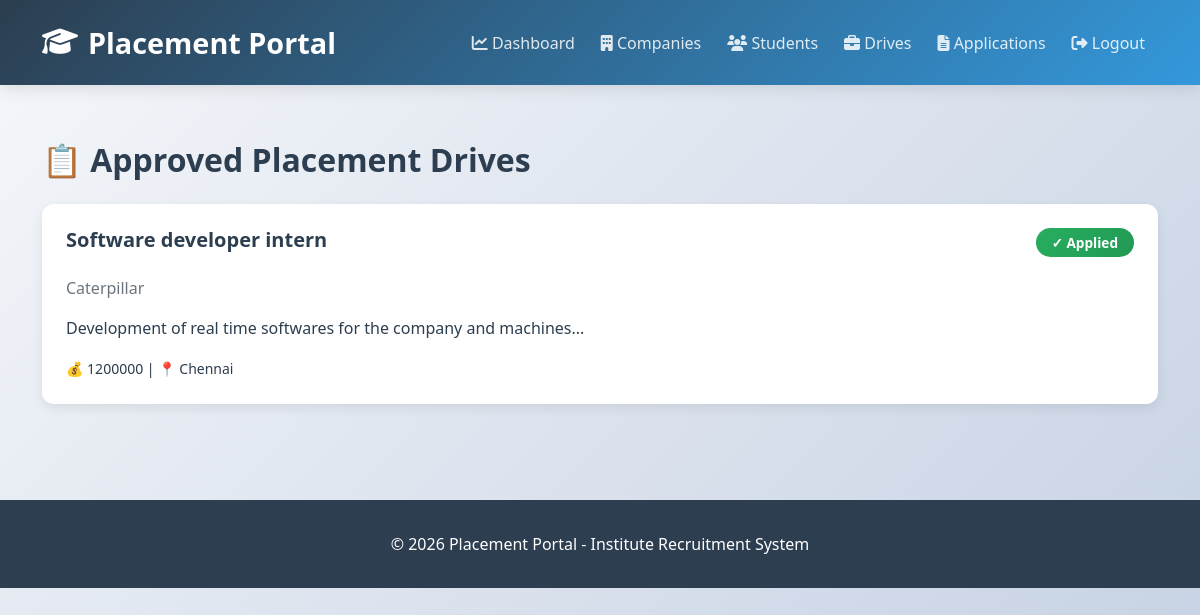
Page /student/drives (signed in) on the committed database.
### app/models.py (models this page shows, shortened)
class PlacementDrive(db.Model):
    __tablename__ = 'placement_drive'
    id = db.Column(db.Integer, primary_key=True)
    company_id = db.Column(db.Integer, db.ForeignKey('company.id'), nullable=False)
    job_title = db.Column(db.String(100), nullable=False)
    job_description = db.Column(db.Text, nullable=False)
    eligibility_criteria = db.Column(db.Text)
    salary = db.Column(db.String(50))
    location = db.Column(db.String(100))
    job_type = db.Column(db.String(50))  # Full-time, Internship, etc.
    application_deadline = db.Column(db.Date, nullable=False)
    status = db.Column(db.String(20), default='Pending')  # Pending, Approved, Closed, Rejected
    total_positions = db.Column(db.Integer, default=1)
    created_at = db.Column(db.DateTime, default=datetime.utcnow)
    approved_at = db.Column(db.DateTime)
    applications = db.relationship('Application', backref='drive', lazy=True, cascade='all, delete-orphan')

class Company(UserMixin, db.Model):
    __tablename__ = 'company'
    id = db.Column(db.Integer, primary_key=True)
    company_name = db.Column(db.String(100), nullable=False)
    email = db.Column(db.String(100), unique=True, nullable=False)
    password_hash = db.Column(db.String(200), nullable=False)
    hr_contact = db.Column(db.String(50), nullable=False)
    hr_phone = db.Column(db.String(15))
    website = db.Column(db.String(100))
    company_description = db.Column(db.Text)
    approval_status = db.Column(db.String(20), default='Pending')  # Pending, Approved, Rejected
    blacklist_status = db.Column(db.Boolean, default=False)
    created_at = db.Column(db.DateTime, default=datetime.utcnow)
    approved_at = db.Column(db.DateTime)
    user_type = 'company'  # Add this
    placement_drives = db.relationship('PlacementDrive', backref='company', lazy=True, cascade='all, delete-orphan')

### app/routes/student.py (the view)
@bp.route('/drives')
@login_required
@student_required
def view_drives():
    page = request.args.get('page', 1, type=int)
    student = Student.query.get(current_user.id)
    if not student:
        logout_user()
        return redirect(url_for('auth.login'))
    drives = PlacementDrive.query.filter_by(status='Approved').paginate(page=page, per_page=10)
    applied_drives = {app.drive_id for app in student.applications}
    return render_template('student/view_drives.html', drives=drives, applied_drives=applied_drives)

### app/__init__.py (called while the page is built, shortened)
@login_manager.user_loader
def load_user(user_id):
    from .models import Admin, Company, Student
    try:
        user_id_int = int(user_id)
    except (ValueError, TypeError):
        return None
    user = Admin.query.get(user_id_int)
    if user:
        return user

### app/routes/student.py (called while the page is built)
def student_required(f):
    from functools import wraps
    @wraps(f)
    def decorated_function(*args, **kwargs):
        if not current_user.is_authenticated:
            flash('Please login first', 'warning')
            return redirect(url_for('auth.login'))
        try:
            user = Student.query.get(current_user.id)
            if not user:
                logout_user()
                flash('❌ Student access required! Please login as a student.', 'danger')
                return redirect(url_for('auth.login'))
        except:
            logout_user()
            flash('❌ Error accessing student. Please login again.', 'danger')
            return redirect(url_for('auth.login'))
        return f(*args, **kwargs)
    return decorated_function

### app/templates/student/view_drives.html (shortened to what this page needs)
{% extends "layout.html" %}
{% block content %}
<h2 class="mb-4">📋 Approved Placement Drives</h2>
{% for drive in drives.items %}
<div class="card mb-3">
    <div class="card-body">
        <div class="row">
            <div class="col-md-8">
                <h5>{{ drive.job_title }}</h5>
                <p class="text-muted">{{ drive.company.company_name }}</p>
                <p>{{ drive.job_description[:150] }}...</p>
                <small>💰 {{ drive.salary or 'Not Disclosed' }} | 📍 {{ drive.location or 'TBD' }}</small>
            </div>
            <div class="col-md-4 text-end">
                {% if drive.id in applied_drives %}
                <span class="badge bg-success">✓ Applied</span>
                {% else %}
                <form method="POST" action="{{ url_for('student.apply_for_drive', drive_id=drive.id) }}">
                    <button type="submit" class="btn btn-primary">Apply</button>
                </form>
                {% endif %}
            </div>
        </div>
    </div>
</div>
{% endfor %}
{% endblock %}

### app/templates/layout.html (style rules this page uses)
:root { --primary-color: #2c3e50; --secondary-color: #3498db; --success-color: #27ae60; --danger-color: #e74c3c; --warning-color: #f39c12; --info-color: #16a085; --light-bg: #ecf0f1; --border-radius: 12px; }
* { margin: 0; padding: 0; box-sizing: border-box; }
body { background: linear-gradient(135deg, #f5f7fa 0%, #c3cfe2 100%); font-family: 'Segoe UI', Tahoma, Geneva, Verdana, sans-serif; min-height: 100vh; color: var(--primary-color); }
h2, h3, h4, h5 { color: var(--primary-color); font-weight: 700; margin-bottom: 1.5rem; }
.card { border: none; border-radius: var(--border-radius); box-shadow: 0 4px 12px rgba(0, 0, 0, 0.08); margin-bottom: 2rem; transition: all 0.3s ease; overflow: hidden; }
.card-body { padding: 1.5rem; }
.badge { padding: 0.5rem 1rem; border-radius: 20px; font-weight: 600; font-size: 0.85rem; text-transform: capitalize; }
.badge.bg-success { background: linear-gradient(135deg, #27ae60, #229954) !important; }
.card { animation: fadeIn 0.3s ease-out; }

### rows in the picture
PlacementDrive: job_title "Software developer intern", company.company_name "Caterpillar", job_description "Development of real time softwares for the company and machines", salary "1200000", location "Chennai", shows "✓ Applied"
